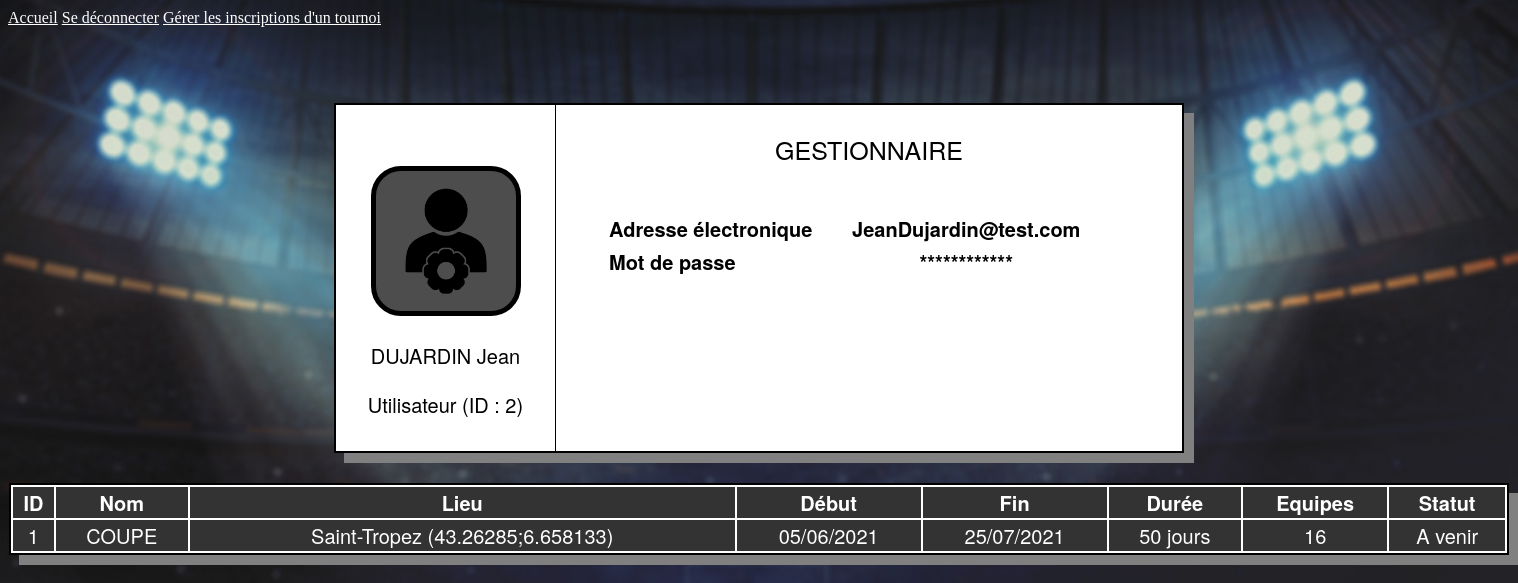
Screenshot of /php/Profil.php (signed in) with the database file from the repository.
### tables this page shows
CREATE TABLE IF NOT EXISTS Utilisateur
(
	idUtilisateur INTEGER NOT NULL PRIMARY KEY,
	nom VARCHAR(25) NOT NULL,
	prenom VARCHAR(25) NOT NULL,
	email VARCHAR(200) NOT NULL UNIQUE,
	motDePasse VARCHAR(64) NOT NULL,  
	role ENUM('Utilisateur', 'Administrateur') NOT NULL
) DEFAULT CHARSET=utf8;

CREATE TABLE IF NOT EXISTS Tournoi
(
	idTournoi INTEGER NOT NULL PRIMARY KEY,
	nom VARCHAR(25) NOT NULL,
	dateDeb DATE NOT NULL,
	duree INTEGER NOT NULL,
	idGestionnaire INTEGER NOT NULL,
	lieu TEXT NOT NULL,
	nombreTotalEquipes INTEGER NOT NULL,
	CONSTRAINT FK_Tournoi_Gestionnaire FOREIGN KEY (idGestionnaire) REFERENCES Gestionnaire(idGestionnaire) ON UPDATE CASCADE ON DELETE CASCADE
) DEFAULT CHARSET=utf8;

### BDD/reqUtilisateur.php (called while the page is built, shortened)
<?php
	include_once(realpath(dirname(__FILE__)).'/../module/Utilisateur.php');
	function getUtilisateur(string $id)
	{
		include('DataBaseLogin.inc.php');
		$connexion = new mysqli($server, $user, $passwd, $db);
		$requete = "SELECT * FROM Utilisateur WHERE idUtilisateur = \"$id\";";
		$res = $connexion->query($requete);
		$objTemp = $res->fetch_object();
		$idUtilisateur = strval($objTemp->idUtilisateur);
		$nom = strval($objTemp->nom);
		$prenom = strval($objTemp->prenom);
		$email = strval($objTemp->email);
		$motDePasse = strval($objTemp->motDePasse);
		$role = strval($objTemp->role);
		return new Utilisateur($idUtilisateur, $nom, $prenom, $email, $motDePasse, $role);
	}
	function getUtilisateurWithEmail(string $login)
	{
		include('DataBaseLogin.inc.php');
		$connexion = new mysqli($server, $user, $passwd, $db);
		$requete = "SELECT * FROM Utilisateur WHERE email = \"$login\";";
		$res = $connexion->query($requete);
		$objTemp = $res->fetch_object();
		$idUtilisateur = strval($objTemp->idUtilisateur);
		$nom = strval($objTemp->nom);
		$prenom = strval($objTemp->prenom);
		$email = strval($objTemp->email);
		$motDePasse = strval($objTemp->motDePasse);
		$role = strval($objTemp->role);
		return new Utilisateur($idUtilisateur, $nom, $prenom, $email, $motDePasse, $role);
	}
?>

### module/Utilisateur.php (called while the page is built, shortened)
<?php
	class Utilisateur extends Entite
	{
		private $m_idUtilisateur;
		private $m_nom;
		private $m_prenom;
		private $m_email;
		private $m_motDePasse;
		private $m_role;
		public function __construct(int $idU, string $nom, string $prenom, string $email, string $motDePasse, string $role)
		{
			$this->m_idUtilisateur = $idU;
			$this->m_nom = $nom;
			$this->m_prenom = $prenom;
			$this->m_email = $email;
			$this->m_motDePasse = $motDePasse;
			$this->m_role = $role;
		}
		public function getIdUtilisateur()
		{
			return $this->m_idUtilisateur;
		}
		public function getNom()
		{
			return $this->m_nom;
		}
		public function getPrenom()
		{
			return $this->m_prenom;
		}
		public function getEmail()
		{
			return $this->m_email;
		}
		public function getMdp()
		{
			return $this->m_motDePasse;
		}
		public function getRole()
		{
			return $this->m_role;
		}
	}
?>

### BDD/reqGestionnaire.php (called while the page is built, shortened)
<?php
	include_once(realpath(dirname(__FILE__)).'/../BDD/reqUtilisateur.php');
	include_once(realpath(dirname(__FILE__)).'/../module/Utilisateur.php');
	include_once(realpath(dirname(__FILE__)).'/../module/Gestionnaire.php');
	function estGestionnaire(string $id)
	{
		include('DataBaseLogin.inc.php');
		$connexion = new mysqli($server, $user, $passwd, $db);
		$requete = "SELECT idGestionnaire FROM Gestionnaire WHERE idGestionnaire = \"$id\";";
		$res = $connexion->query($requete);
		$objTemp = $res->fetch_object();
		return true;
	}
	function getGestionnaire(string $id)
	{
		include('DataBaseLogin.inc.php');
		$connexion = new mysqli($server, $user, $passwd, $db);
		$requete = "SELECT * FROM Gestionnaire WHERE idGestionnaire = \"$id\";";
		$res = $connexion->query($requete);
		$objTemp = $res->fetch_object();
		$idGestionnaire = strval($objTemp->idGestionnaire);
		$ut = getUtilisateur($id);
		return new Gestionnaire($ut->getIdUtilisateur(), $ut->getNom(), $ut->getPrenom(), $ut->getEmail(), $ut->getMdp(), $ut->getRole(), $idGestionnaire);
	}
?>

### BDD/reqTournoi.php (called while the page is built, shortened)
<?php
	include_once('reqGestionnaire.php');
	include_once(realpath(dirname(__FILE__)).'/../module/Tournoi.php');
	function getTournoi(string $id)
	{
		include('DataBaseLogin.inc.php');
		$connexion = new mysqli($server, $user, $passwd, $db);
		$requete = "SELECT * FROM Tournoi WHERE idTournoi = \"$id\";";
		$res = $connexion->query($requete);
		$objTemp = $res->fetch_object();
		$idTournoi = strval($objTemp->idTournoi);
		$nom = strval($objTemp->nom);
		$dateDeb = strval($objTemp->dateDeb);
		$duree = strval($objTemp->duree);
		$idGestionnaire = strval($objTemp->idGestionnaire);
		$lieu = strval($objTemp->lieu);
		$nombreTotalEquipes = strval($objTemp->nombreTotalEquipes);
		$gest = getGestionnaire($idGestionnaire);
		return new Tournoi($idTournoi, $nom, $dateDeb, $duree, $gest->getIdGestionnaire(), $lieu, $nombreTotalEquipes);
	}
	function getAllTournoiWithIdGestionnaireByDate(string $id)
	{
		include('DataBaseLogin.inc.php');
		$connexion = new mysqli($server, $user, $passwd, $db);
		$requete = "SELECT * FROM Tournoi WHERE idGestionnaire = \"$id\" ORDER BY dateDeb;";
		$res = $connexion->query($requete);
		$tabTournois = array();
		while($obj = $res->fetch_object())
		{
			array_push($tabTournois, getTournoi($obj->idTournoi));
		}
		return $tabTournois;
	}
?>

### module/Gestionnaire.php (called while the page is built, shortened)
<?php
	include_once('Utilisateur.php');
	class Gestionnaire extends Utilisateur
	{
		private $m_idGestionnaire;
		public function __construct(int $idU, string $nom, string $prenom, string $email, string $motDePasse, string $role, int $idG)
		{
			$this->m_idGestionnaire = $idG;
		}
		public function getIdGestionnaire()
		{
			return $this->m_idGestionnaire;
		}
	}
?>

### module/Tournoi.php (called while the page is built, shortened)
<?php
	include_once('TasMax.php');
	include_once('Gestionnaire.php');
	class Tournoi extends Entite
	{
		private $m_idTournoi;
		private $m_nom;
		private $m_dateDeb;
		private $m_duree;
		private $m_lieu;
		private $m_nombreTotalEquipes;
		public function __construct(int $idT, string $nom, string $dateDeb, string $duree, int $idG, string $lieu, string $nombreTotalEquipes)
		{
			$this->m_idTournoi = $idT;
			$this->m_nom = $nom;
			$this->m_dateDeb = $dateDeb;
			$this->m_duree = $duree;
			$this->m_lieu = $lieu;
			$this->m_nombreTotalEquipes = $nombreTotalEquipes;
		}
		public function getIdTournoi()
		{
			return $this->m_idTournoi;
		}
		public function getNom()
		{
			return $this->m_nom;
		}
		public function getDateDeb()
		{
			return $this->m_dateDeb;
		}
		public function getDuree()
		{
			return $this->m_duree;
		}
		public function getLieu()
		{
			return $this->m_lieu;
		}
		public function getNombreTotalEquipes()
		{
			return $this->m_nombreTotalEquipes;
		}
		public function termine()
		{
			$ajoutDuree = strtotime($this->m_dateDeb. '+'.$this->m_duree.' days');
			$today = strtotime(date("d-m-Y"));
			return ($ajoutDuree<$today) ;
		}
		public function enCours()
		{
			$dateTournoi = strtotime($this->m_dateDeb);
			$today = strtotime(date("d-m-Y"));
			$ajoutDuree = strtotime($this->m_dateDeb. '+'.$this->m_duree.' days');
			return ($dateTournoi<=$today)&&($ajoutDuree>=$today) ;
		}
	}
?>

### php/Profil.php (the view, shortened to what this page needs)
<?php
	include_once('../BDD/reqGestionnaire.php');
	$ut = getUtilisateurWithEmail($_SESSION['login']);
	$estGestionnaire = estGestionnaire($ut->getIdUtilisateur());
	$estJoueur = estJoueur($ut->getIdUtilisateur());
	$id = $ut->getIdUtilisateur();
?>
<!DOCTYPE html>
<html lang="fr">
	<head>
		<link rel="stylesheet" type="text/css" href="../css/styleProfil.css" />
	</head>
	<body id="body">
		<div id="header">
			<a href="../index.php">Accueil</a>
			<a href="Logout.php">Se déconnecter</a>
			<a href="ChoixInscription.php">Gérer les inscriptions d'un tournoi</a>
		</div>
		<div id="container-main">
			<div id="section1">
				<img src="../img/gestionnaire2.png">
				<?php
				echo '<p style="text-align:center">'.$ut->getNom().' '.$ut->getPrenom().'</p><p style="text-align:center">'.$ut->getRole().' (ID : '.$ut->getIdUtilisateur().') ';
				?>
			</div>
			<div id="section2">
				<?php
				if($estGestionnaire)
					echo  '<p id="maj">Gestionnaire</p>';
				elseif($estJoueur)
				{
					$joueur = getJoueur($id);
					$equipe = getEquipe($joueur->getIdJoueur()) ;
					echo  '<p id="maj">Joueur ('.$equipe->getNomEquipe().')</p>';
					if($joueur->getCapitaine())
						echo  '<p style="text-align:center">- Capitaine -</p>';
				}
				else
					echo '<p id="maj">'.$ut->getRole().'</p>';
					echo
					'<div id="section3">
						<table>
							<tr>
								<th style="text-align:left">Adresse électronique</th><th>'.$ut->getEmail().'</th>
							</tr>
							<tr>
								<th style="text-align:left">Mot de passe</th><th>************</th>
							</tr>
						</table>
					</div>';
				echo '
				</div>
				</div>';
				if($estGestionnaire)
				{
					$gest = getGestionnaire($id);
					$tabTournois = getAllTournoiWithIdGestionnaireByDate($gest->getIdGestionnaire());
					if(sizeof($tabTournois)>0)
					{
						echo '<div id="tab2">';
						echo '<table>
						<tr>
						</th></tr>
						<th>ID</th>
						<th>Nom</th>
						<th>Lieu</th>
						<th>Début</th>
						<th>Fin</th>
						<th>Durée</th>
						<th>Equipes</th>
						<th>Statut</th>
						</tr>';
						for($i=0;$i<sizeof($tabTournois);++$i)
						{
							echo'<tr>';
							?>
							<?php
								echo '
								<td>'.$tabTournois[$i]->getIdTournoi().'</td>
								<td>'.$tabTournois[$i]->getNom().'</td>
								<td>'.$tabTournois[$i]->getLieu().'</td>
								<td>'.date("d/m/Y", strtotime($tabTournois[$i]->getDateDeb())).'</td>
								<td>'.date("d/m/Y", strtotime($tabTournois[$i]->getDateDeb(). '+'.$tabTournois[$i]->getDuree().' days')).'</td>
								<td>'.$tabTournois[$i]->getDuree().' jours</td>
								<td>'.$tabTournois[$i]->getNombreTotalEquipes().'</td>';
								if($tabTournois[$i]->termine())
									echo '<td>Terminé</td>';
								elseif($tabTournois[$i]->enCours())
									echo '<td>En Cours</td>';
								else
									echo '<td>A venir</td>';
								echo '</tr>';
						}
						echo'</table>';
						echo'</div>';
					}
					else
					{
						echo '<div id="tab">';
						echo "AUCUN TOURNOI";
						echo'</div>';
					}
				}
				?>
	</body>
</html>

### css/styleProfil.css (style rules this page uses)
* { box-sizing: border-box }
#body { background-color:#f2f2f2; background-image:url('../img/back.jpg'); background-size:cover; background-attachment:fixed; }
#header, #section1, #section2, #footer { padding:1px 0; }
#container-main { border:2px solid black; margin:auto; margin-top:5%; margin-bottom:2%; position:relative; width:850px; height:350px; box-shadow: 10px 10px grey; }
#section1 { border-right:1px solid black; float:left; position:absolute; width:220px; height:100%; background-color:white; font-size:20px; }
img { margin:60px 0 0 35px; width:150px; border-radius:30px; border:5px solid black; background-color:#4d4d4d; }
#section2 { margin-left:220px; height:100%; background-color:white; }
#maj { font-size:25px; text-align:center; text-transform:uppercase; }
p,label { font-family: 'Helvetica Neue', 'Helvetica', 'Arial', sans-serif; font-size:20px; }
#container-main table, #container-main2 tr, #container-main2th, #container-main2 td { font-family: 'Helvetica Neue', 'Helvetica', 'Arial', sans-serif; font-size:20px; width:90%; padding-bottom:20px; }
#section3 { margin:7% 5% 5% 8%; height:; background-color:; }
#tab2 { border:2px solid black; margin:auto; margin-top:2%; position:relative; width:1500px; height:100%; box-shadow: 10px 10px grey; background-color:#333333; }
#tab2 table { height:; width:100%; }
#tab2 th { border-collapse: collapse; border:2px solid white ; font-family: 'Helvetica Neue', 'Helvetica', 'Arial', sans-serif; font-size:20px; color:white; text-align:center; }
#tab2 table, #tab2 td { border-collapse: collapse; border:2px solid white ; font-family: 'Helvetica Neue', 'Helvetica', 'Arial', sans-serif; font-size:20px; color:white; text-align:center; }
a { color:white; }
::placeholder { color: black; opacity:0.5; }

### rows the page displays
utilisateur: nom "DUJARDIN", prenom "Jean", role "Utilisateur", idUtilisateur "2", email "JeanDujardin@test.com"
tournoi: idTournoi "1", nom "COUPE", lieu "Saint-Tropez (43.26285;6.658133)", dateDeb "05/06/2021", dateDeb+duree "25/07/2021", duree "50", nombreTotalEquipes "16", shows "A venir"
